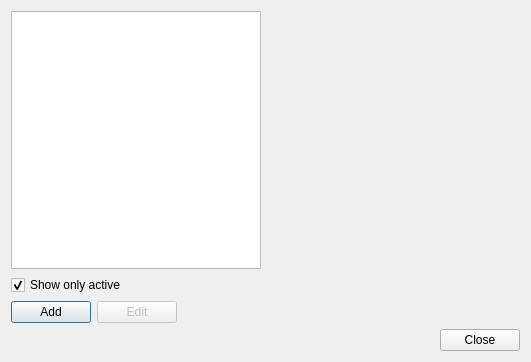
<?xml version="1.0" encoding="UTF-8"?>
<ui version="4.0">
 <class>ShoeList</class>
 <widget class="QDialog" name="ShoeList">
  <property name="geometry">
   <rect>
    <x>0</x>
    <y>0</y>
    <width>531</width>
    <height>362</height>
   </rect>
  </property>
  <property name="windowTitle">
   <string>Shoes</string>
  </property>
  <layout class="QGridLayout" name="gridLayout">
   <item row="0" column="0">
    <layout class="QHBoxLayout" name="horizontalLayout_3" stretch="0,1">
     <item>
      <widget class="QTableWidget" name="tableWidget">
       <property name="minimumSize">
        <size>
         <width>200</width>
         <height>0</height>
        </size>
       </property>
       <property name="maximumSize">
        <size>
         <width>250</width>
         <height>16777215</height>
        </size>
       </property>
       <property name="editTriggers">
        <set>QAbstractItemView::NoEditTriggers</set>
       </property>
       <property name="alternatingRowColors">
        <bool>true</bool>
       </property>
       <property name="selectionMode">
        <enum>QAbstractItemView::SingleSelection</enum>
       </property>
       <property name="selectionBehavior">
        <enum>QAbstractItemView::SelectRows</enum>
       </property>
       <property name="showGrid">
        <bool>false</bool>
       </property>
       <property name="gridStyle">
        <enum>Qt::SolidLine</enum>
       </property>
       <property name="sortingEnabled">
        <bool>true</bool>
       </property>
       <property name="rowCount">
        <number>0</number>
       </property>
       <attribute name="horizontalHeaderVisible">
        <bool>false</bool>
       </attribute>
       <attribute name="verticalHeaderVisible">
        <bool>false</bool>
       </attribute>
       <column>
        <property name="text">
         <string>Name</string>
        </property>
       </column>
       <column>
        <property name="text">
         <string>Mileage</string>
        </property>
       </column>
      </widget>
     </item>
     <item>
      <widget class="Plot" name="shoePlot" native="true"/>
     </item>
    </layout>
   </item>
   <item row="1" column="0">
    <layout class="QHBoxLayout" name="horizontalLayout" stretch="1,2">
     <item>
      <widget class="QCheckBox" name="showActiveCheckBox">
       <property name="text">
        <string>Show only active</string>
       </property>
       <property name="checked">
        <bool>true</bool>
       </property>
      </widget>
     </item>
     <item>
      <spacer name="horizontalSpacer_5">
       <property name="orientation">
        <enum>Qt::Horizontal</enum>
       </property>
       <property name="sizeHint" stdset="0">
        <size>
         <width>40</width>
         <height>20</height>
        </size>
       </property>
      </spacer>
     </item>
    </layout>
   </item>
   <item row="2" column="0">
    <layout class="QHBoxLayout" name="horizontalLayout_2">
     <item>
      <widget class="QPushButton" name="addButton">
       <property name="text">
        <string>Add</string>
       </property>
      </widget>
     </item>
     <item>
      <widget class="QPushButton" name="editButton">
       <property name="enabled">
        <bool>false</bool>
       </property>
       <property name="text">
        <string>Edit</string>
       </property>
      </widget>
     </item>
     <item>
      <spacer name="horizontalSpacer">
       <property name="orientation">
        <enum>Qt::Horizontal</enum>
       </property>
       <property name="sizeHint" stdset="0">
        <size>
         <width>40</width>
         <height>20</height>
        </size>
       </property>
      </spacer>
     </item>
    </layout>
   </item>
   <item row="3" column="0">
    <widget class="QDialogButtonBox" name="buttonBox">
     <property name="orientation">
      <enum>Qt::Horizontal</enum>
     </property>
     <property name="standardButtons">
      <set>QDialogButtonBox::Close</set>
     </property>
    </widget>
   </item>
  </layout>
 </widget>
 <customwidgets>
  <customwidget>
   <class>Plot</class>
   <extends>QWidget</extends>
   <header location="global">src/plot/plot.h</header>
   <container>1</container>
  </customwidget>
 </customwidgets>
 <resources/>
 <connections>
  <connection>
   <sender>buttonBox</sender>
   <signal>accepted()</signal>
   <receiver>ShoeList</receiver>
   <slot>accept()</slot>
   <hints>
    <hint type="sourcelabel">
     <x>248</x>
     <y>254</y>
    </hint>
    <hint type="destinationlabel">
     <x>157</x>
     <y>274</y>
    </hint>
   </hints>
  </connection>
  <connection>
   <sender>buttonBox</sender>
   <signal>rejected()</signal>
   <receiver>ShoeList</receiver>
   <slot>reject()</slot>
   <hints>
    <hint type="sourcelabel">
     <x>316</x>
     <y>260</y>
    </hint>
    <hint type="destinationlabel">
     <x>286</x>
     <y>274</y>
    </hint>
   </hints>
  </connection>
 </connections>
</ui>
